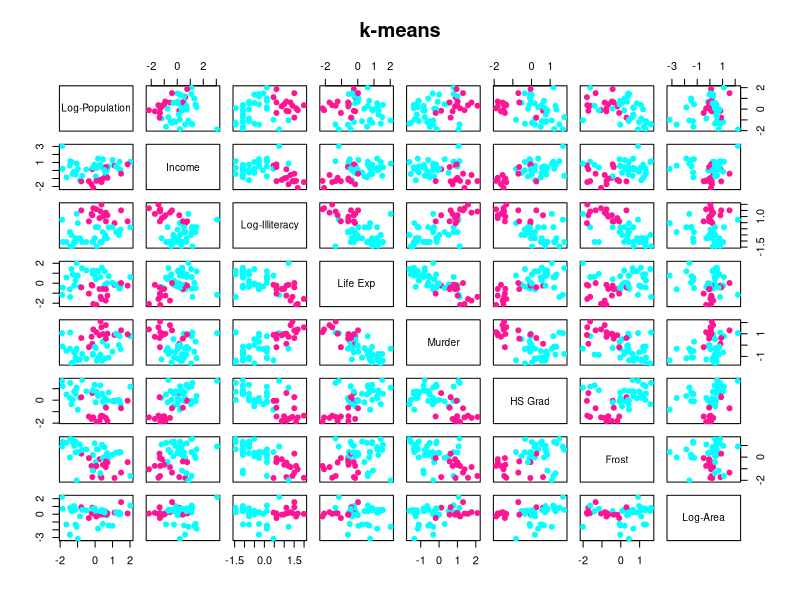
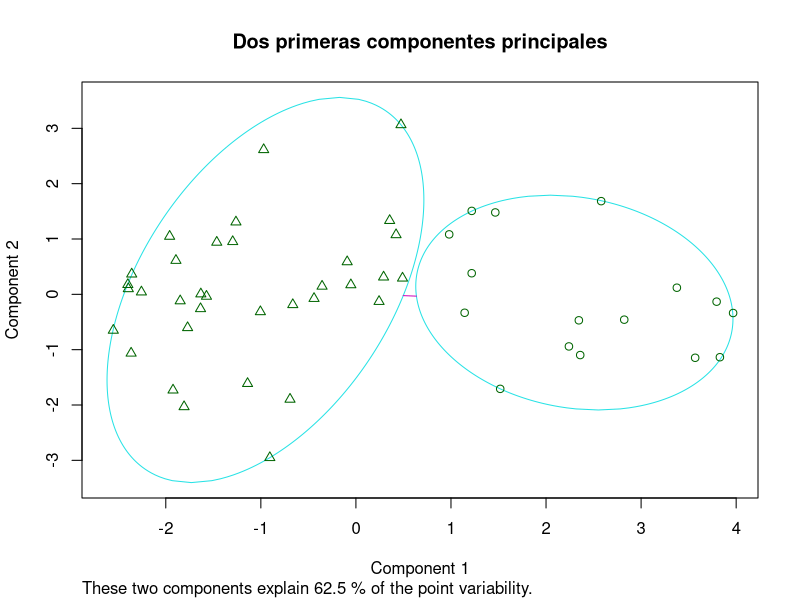
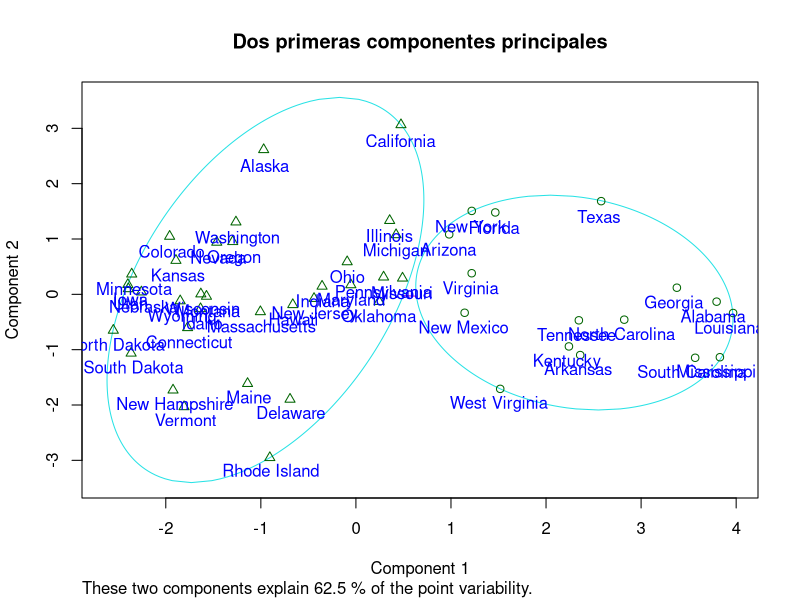
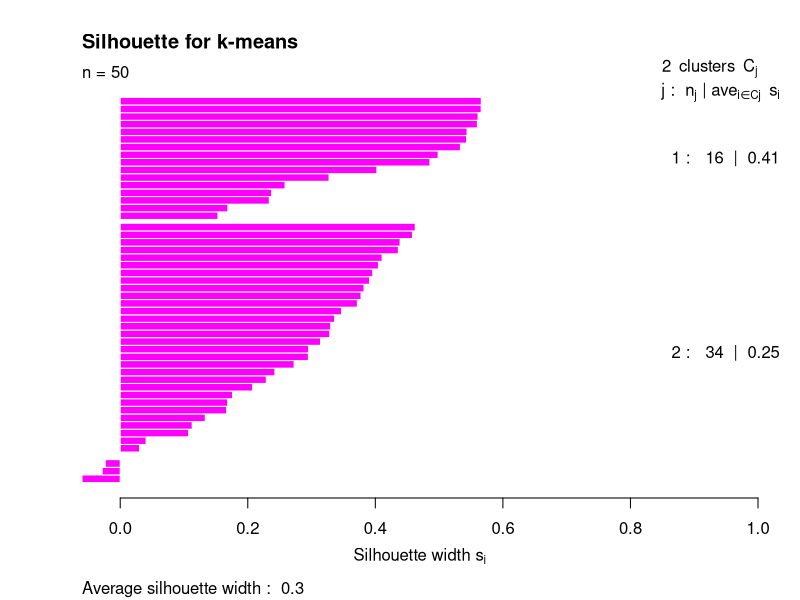

Source code (R) for these figures, in order:
#K-MEANS 

## Librerias
library(cluster)

# Matriz de datos.
X<-as.data.frame(state.x77)
colnames(X)

# Transformacion de datos
#1.- Transformacion de las variables x1,x3 y x8 con la funcion de logaritmo.
X[,1]<-log(X[,1])
colnames(X)[1]<-"Log-Population"
X[,3]<-log(X[,3])
colnames(X)[3]<-"Log-Illiteracy"
X[,8]<-log(X[,8])
colnames(X)[8]<-"Log-Area"

# Metodo k-means
dim(X)
n<-dim(X)[1]
p<-dim(X)[2]

#2.- Estandarizacion univariante.
X.s<-scale(X)

#3.- Algoritmo k-medias (2 grupos) cantidad de subconjuntos aleatorios que se escogen para #realizar los calculos de algoritmo.
Kmeans.2<-kmeans(X.s, 2, nstart=25)

# Centroides
Kmeans.2$centers

# Cluster de pertenencia
Kmeans.2$cluster

#4.- SCDG
SCDG<-sum(Kmeans.2$withinss)
SCDG

#5.- Clusters
cl.kmeans<-Kmeans.2$cluster
cl.kmeans

#6.- Scatter plot con la division de grupos obtenidos (se utiliza la matriz de datos centrados).
col.cluster<-c("deeppink1", "cyan")[cl.kmeans]
pairs(X.s, col=col.cluster, main="k-means", pch=19)

# Visualizacion con las dos componentes principales
clusplot(X.s, cl.kmeans, 
         main="Dos primeras componentes principales")
clusplot(X.s, cl.kmeans, 
         main="Dos primeras componentes principales")
text(princomp(X.s)$score[,1:2],
     labels=rownames(X.s), pos=1, col="blue")

# Silhouette
#Representacion grafica de la eficacia de clasificacion de una observacion dentro de un grupo.

#1.- Generacion de los calculos
dist.Euc<-dist(X.s, method = "euclidean")
Sil.kmeans<-silhouette(cl.kmeans, dist.Euc)

#2.- Generacion del grafico
plot(Sil.kmeans, main="Silhouette for k-means", 
     col="magenta")
